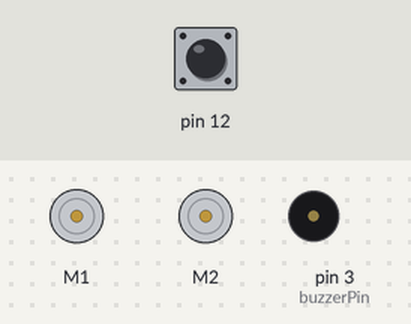
A sketch run on a simulated Arduino Uno, built with avr-gcc and run on an emulated ATmega328P. Shown: 2 × DC motor (green arrow = forward, orange = backward, longer = faster), buzzer (waves = sounding). The inputs (shaded band) are chosen by the test bench; at power-on: pin 12 HIGH.

Above: at 0.8 s.
0.9 s: pin 12 pulled LOW for 0.15 s
At 2.7 s:
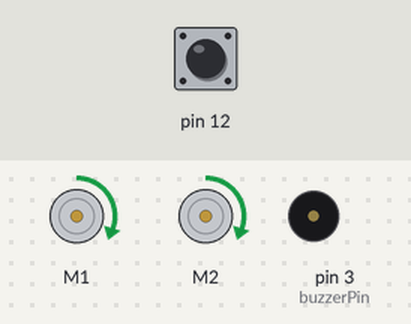
3.0 s: pin 12 pulled LOW for 1 s
At 3.8 s:
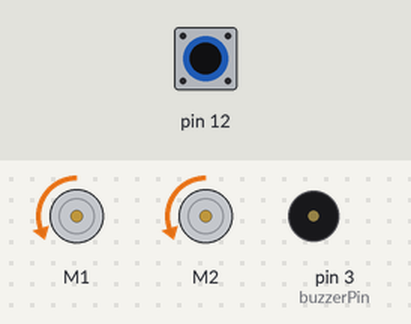
5.5 s: pin 12 pulled LOW for 3.2 s
At 10.0 s:
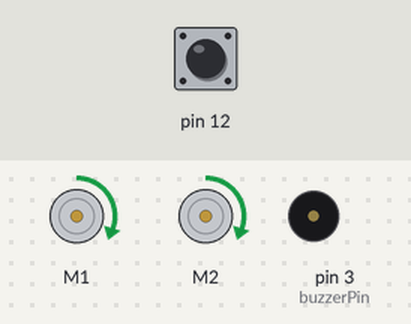
Timing chart, 0 to 11.5 s (numbered marks = the images above; inputs shaded):
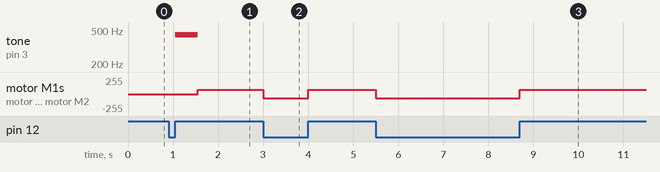

Measured:
- after the input at 0.9 s, tone on pin 3 (buzzerPin): silent → 440 Hz after 0.15 s, → silent 0.50 s later; motor M1, motor M2: stopped → forward 63/255 after 0.65 s
- after the input at 3.0 s, motor M1, motor M2: forward 63/255 → backward 63/255 at once, → forward 63/255 1.0 s later
- after the input at 5.5 s, motor M1, motor M2: forward 63/255 → backward 63/255 at once, → forward 63/255 3.2 s later

The sketch:

e9_1_2.ino
```cpp
//演習9.1.2
#include <ZumoMotors.h>             //モータライブラリの読み込み
#include <Pushbutton.h>             //ボタンライブラリの読み込み

const int buzzerPin = 3;            //ブザーは3番ピン

ZumoMotors motors;                  //ZumoMotorsクラスのインスタンス生成
Pushbutton button(ZUMO_BUTTON);     //Pushbuttonクラスのインスタンスを生成

void setup() {
  button.waitForButton();           //ユーザボタンが押されるまで待機
  tone(buzzerPin, 440);             //ブザーを440Hzで鳴らす
  delay(500);                       //500ms鳴らす
  noTone(buzzerPin);                //ブザーを止める
}

void loop() {
  if (button.isPressed() == true) { //ユーザボタンが押されている間は後転
    motors.setLeftSpeed(-100);
    motors.setRightSpeed(-100);
  } else {                          //ユーザボタンが押されていない間は前転
    motors.setLeftSpeed(100);
    motors.setRightSpeed(100);
  }
}
```
